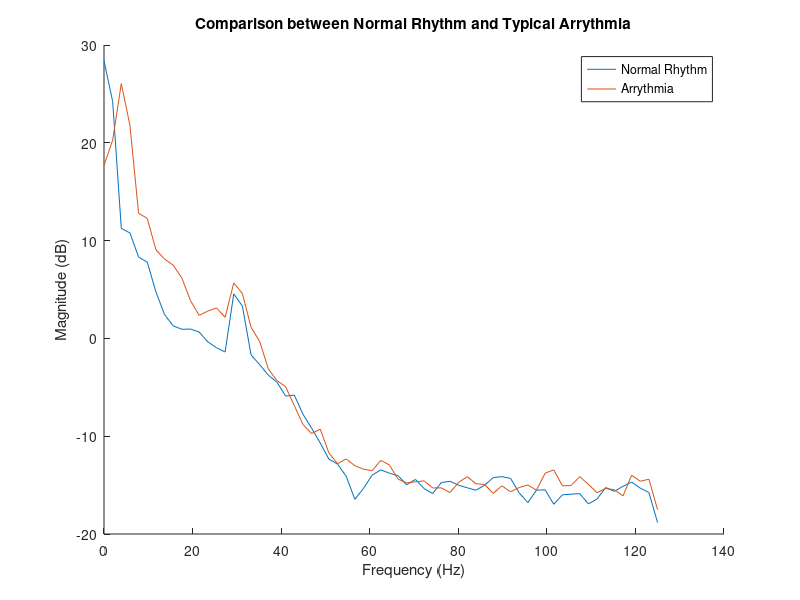

Write the MATLAB code that produced this figure.
fib_1 = load('data/n_424.mat');
fib_1 = fib_1.n_424;
time_1 = [0:1/250:length(fib_1)/250]';
time_1 = time_1(1:end-1);

vec1_start = time_1 > 0;
vec1_end = time_1 < 10;
vec_1 = logical(vec1_start .* vec1_end);
fib_1_ecg_normal = fib_1(vec_1);
fib_1_time_normal = time_1(vec_1);

vec1_start = time_1 > 120;
vec1_end = time_1 < 130;
vec_1 = logical(vec1_start .* vec1_end);
fib_1_ecg_arr = fib_1(vec_1);
fib_1_time_arr = time_1(vec_1);


vec1_start = time_1 > 50;
vec1_end = time_1 < 60;
vec_1 = logical(vec1_start .* vec1_end);
fib_1_ecg_arr_2 = fib_1(vec_1);
fib_1_time_arr_2 = time_1(vec_1);

[normal_psd, f] = pwelch(fib_1_ecg_normal, [], [], [],250);
[arr_psd, f] = pwelch(fib_1_ecg_arr, [], [], [],250);
[arr_2_psd, f] = pwelch(fib_1_ecg_arr_2, [], [], [],250);
% 
hold all
plot(f,pow2db(normal_psd));
plot(f,pow2db(arr_psd));
% plot(f, pow2db(arr_2_psd));

% plot(fib_1_time_normal, fib_1_ecg_normal);
% plot(fib_1_time_arr, fib_1_ecg_arr);
title('Comparison between Normal Rhythm and Typical Arrythmia')
xlabel('Frequency (Hz)')
ylabel('Magnitude (dB)')
legend('Normal Rhythm', 'Arrythmia')